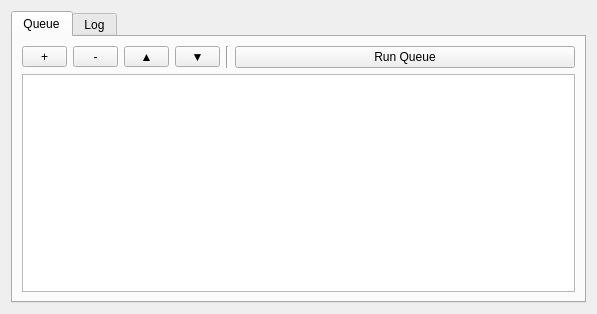
<?xml version="1.0" encoding="UTF-8"?>
<ui version="4.0">
 <class>Form</class>
 <widget class="QWidget" name="Form">
  <property name="geometry">
   <rect>
    <x>0</x>
    <y>0</y>
    <width>597</width>
    <height>314</height>
   </rect>
  </property>
  <property name="windowTitle">
   <string>Action Queue</string>
  </property>
  <layout class="QVBoxLayout" name="verticalLayout_2">
   <item>
    <widget class="QTabWidget" name="tabWidget">
     <property name="currentIndex">
      <number>0</number>
     </property>
     <widget class="QWidget" name="mainTab">
      <attribute name="title">
       <string>Queue</string>
      </attribute>
      <layout class="QVBoxLayout" name="verticalLayout_3" stretch="0,0">
       <item>
        <layout class="QHBoxLayout" name="horizontalLayout">
         <property name="spacing">
          <number>6</number>
         </property>
         <item>
          <widget class="QWidget" name="buttonBar" native="true">
           <property name="sizePolicy">
            <sizepolicy hsizetype="MinimumExpanding" vsizetype="Preferred">
             <horstretch>0</horstretch>
             <verstretch>0</verstretch>
            </sizepolicy>
           </property>
           <layout class="QHBoxLayout" name="horizontalLayout_3">
            <property name="leftMargin">
             <number>0</number>
            </property>
            <property name="topMargin">
             <number>0</number>
            </property>
            <property name="rightMargin">
             <number>0</number>
            </property>
            <property name="bottomMargin">
             <number>0</number>
            </property>
            <item>
             <widget class="QToolButton" name="addButton">
              <property name="minimumSize">
               <size>
                <width>45</width>
                <height>0</height>
               </size>
              </property>
              <property name="text">
               <string>+</string>
              </property>
              <property name="popupMode">
               <enum>QToolButton::InstantPopup</enum>
              </property>
             </widget>
            </item>
            <item>
             <widget class="QToolButton" name="remButton">
              <property name="minimumSize">
               <size>
                <width>45</width>
                <height>0</height>
               </size>
              </property>
              <property name="text">
               <string>-</string>
              </property>
             </widget>
            </item>
            <item>
             <widget class="QToolButton" name="upButton">
              <property name="minimumSize">
               <size>
                <width>45</width>
                <height>0</height>
               </size>
              </property>
              <property name="text">
               <string>▲</string>
              </property>
             </widget>
            </item>
            <item>
             <widget class="QToolButton" name="dnButton">
              <property name="minimumSize">
               <size>
                <width>45</width>
                <height>0</height>
               </size>
              </property>
              <property name="text">
               <string>▼</string>
              </property>
             </widget>
            </item>
           </layout>
          </widget>
         </item>
         <item>
          <widget class="Line" name="line">
           <property name="orientation">
            <enum>Qt::Vertical</enum>
           </property>
          </widget>
         </item>
         <item>
          <widget class="QPushButton" name="runButton">
           <property name="sizePolicy">
            <sizepolicy hsizetype="Expanding" vsizetype="Fixed">
             <horstretch>1</horstretch>
             <verstretch>0</verstretch>
            </sizepolicy>
           </property>
           <property name="text">
            <string>Run Queue</string>
           </property>
          </widget>
         </item>
        </layout>
       </item>
       <item>
        <widget class="QListWidget" name="actionList">
         <property name="verticalScrollMode">
          <enum>QAbstractItemView::ScrollPerPixel</enum>
         </property>
        </widget>
       </item>
      </layout>
     </widget>
     <widget class="QWidget" name="logTab">
      <attribute name="title">
       <string>Log</string>
      </attribute>
      <layout class="QVBoxLayout" name="verticalLayout_5">
       <item>
        <layout class="QHBoxLayout" name="horizontalLayout_2">
         <item>
          <widget class="QPushButton" name="clearLog">
           <property name="text">
            <string>Clear Log</string>
           </property>
          </widget>
         </item>
         <item>
          <widget class="QPushButton" name="saveLog">
           <property name="text">
            <string>Save Log</string>
           </property>
          </widget>
         </item>
        </layout>
       </item>
       <item>
        <widget class="QTableWidget" name="messages">
         <property name="editTriggers">
          <set>QAbstractItemView::NoEditTriggers</set>
         </property>
         <property name="alternatingRowColors">
          <bool>true</bool>
         </property>
         <property name="selectionMode">
          <enum>QAbstractItemView::SingleSelection</enum>
         </property>
         <property name="selectionBehavior">
          <enum>QAbstractItemView::SelectRows</enum>
         </property>
         <property name="cornerButtonEnabled">
          <bool>true</bool>
         </property>
         <attribute name="horizontalHeaderVisible">
          <bool>true</bool>
         </attribute>
         <attribute name="horizontalHeaderCascadingSectionResizes">
          <bool>true</bool>
         </attribute>
         <attribute name="horizontalHeaderStretchLastSection">
          <bool>true</bool>
         </attribute>
         <attribute name="verticalHeaderVisible">
          <bool>false</bool>
         </attribute>
         <attribute name="verticalHeaderShowSortIndicator" stdset="0">
          <bool>false</bool>
         </attribute>
         <attribute name="verticalHeaderStretchLastSection">
          <bool>false</bool>
         </attribute>
         <column>
          <property name="text">
           <string>Time</string>
          </property>
         </column>
         <column>
          <property name="text">
           <string>Type</string>
          </property>
         </column>
         <column>
          <property name="text">
           <string>Source</string>
          </property>
         </column>
         <column>
          <property name="text">
           <string>Message</string>
          </property>
         </column>
        </widget>
       </item>
      </layout>
     </widget>
    </widget>
   </item>
  </layout>
 </widget>
 <resources/>
 <connections/>
</ui>
